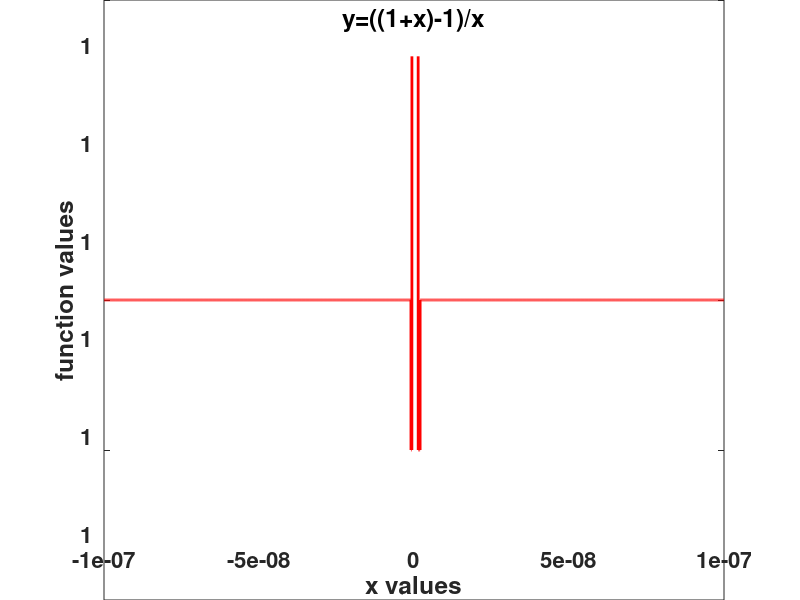
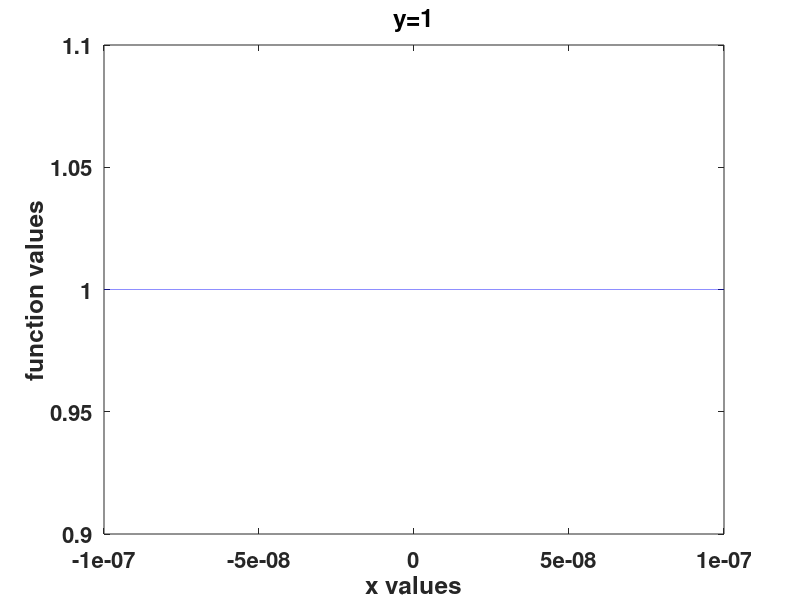
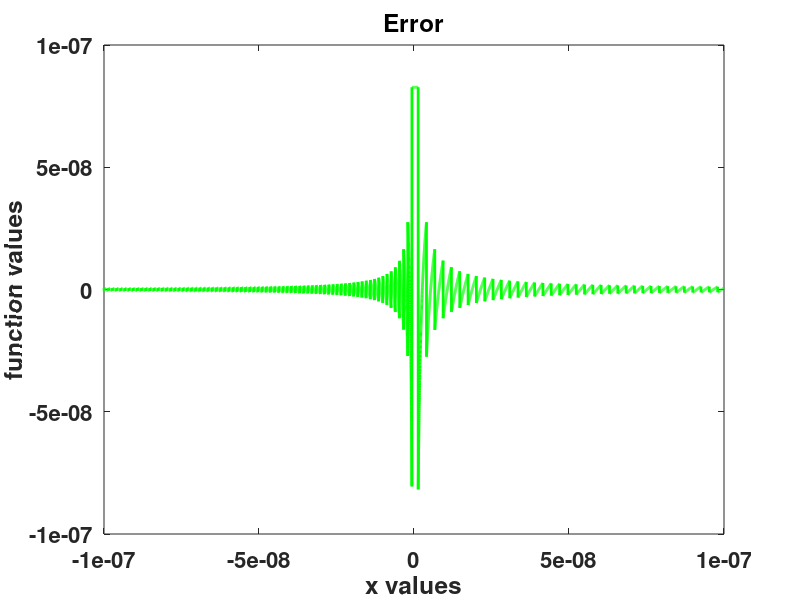

Write the MATLAB code that produced these figures, in order.
close all; clear all;



x=[-1e-7:1e-11:1e-7];
M=length(x);
for i=1:M
    f1(i)=((1+x(i))-1)/x(i);
    f2(i)=1;
    error(i)=f1(i)-f2(i);
end

set(0,'defaultaxesfontsize',16)
set(0, 'defaultAxesfontweight', 'bold')

figure(1)
plot(x,f1,'-r','LineWidth',2)
title('y=((1+x)-1)/x','FontWeight','bold')
set(gcf,'Color','white')
xlabel('x values','FontWeight','bold')
ylabel('function values','FontWeight','bold')

figure(2)
plot(x,f2,'--b')
title('y=1','FontWeight','bold','LineWidth',2)
set(gcf,'Color','white')
xlabel('x values','FontWeight','bold')
ylabel('function values','FontWeight','bold')

figure(3)
plot(x,error,'g','LineWidth',2)
title('Error','FontWeight','bold')
set(gcf,'Color','white')
xlabel('x values','FontWeight','bold')
ylabel('function values','FontWeight','bold')

